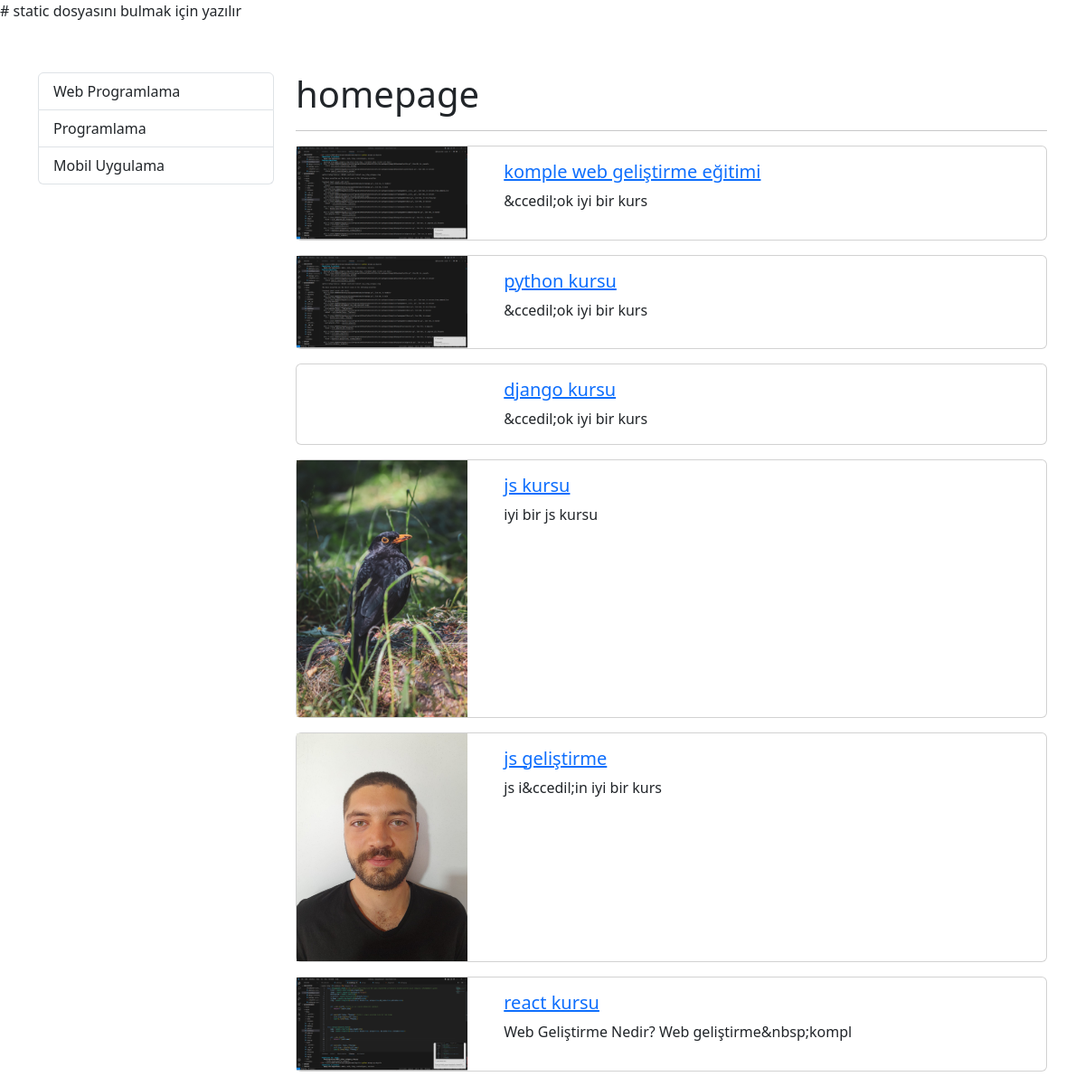
The page / on the database its author committed.
### blog/models.py (models this page shows, shortened)
class Category(models.Model):
    name = models.CharField(max_length=150)
    slug = models.SlugField(null=False, blank=True, db_index=True, editable=False) #bi sıkıntı var ama hayırlısı

class Blog(models.Model): #12.satıra kadar blog için bir alan oluşturduk ve bunların içinde nelerin nasıl olmasını istediğimizi yazdık
    title = models.CharField(max_length=200)
    image = models.ImageField(upload_to="blogs")#models.FileField  bu kodda olurdu fakat bu bütün dosyaları eklemeye yarar. Imagefield sadece resim ekelmek için yazılır
    description = RichTextField()
    is_active = models.BooleanField(default=False)
    is_home = models.BooleanField(default=False)
    slug = models.SlugField(null=False, blank=True, unique=True,db_index=True,editable=False)
    category = models.ForeignKey(Category,default=1, on_delete=models.CASCADE)

### blog/views.py (the view)
# urls.py: path("", views.index, name="home" ),
def index(request):
    context = {
        "blogs": Blog.objects.filter(is_home=True,is_active=True),
        "categories": Category.objects.all()
    }
    return render(request,"blog/index.html",context)

### blog/templates/blog/index.html (shortened to what this page needs)
{% extends "base.html" %}
{%load static%}  # static dosyasını bulmak için yazılır
{%block css_files %}
        <link rel="stylesheet" href="{% static 'blog/css/style.css'%}">
{%endblock%}
{%block content%}
<div class="container">
        <div class="row">
            <div class="col-3">
                {% include 'partials/_categories.html' %}
            </div>
            <div class="col-9">
                <h1 class="">homepage</h1>
                <hr>
                {% for blog in blogs %}
                        {% if blog.is_home and blog.is_active %}
                                {% include 'blog/partials/_blog.html' %}
                        {% endif %}
                {% endfor %}
            </div>
        </div>
    </div>
{%endblock%}

### templates/base.html (shortened to what this page needs)
{%load static%} # static dosyasını bulmak için yazılır
<html lang="en">
<head>
    <link rel="stylesheet" href="{% static 'css/bootstrap.min.css' %}">
    <link rel="stylesheet" href="{% static 'css/base.css' %}">
    {% block css_files %} {% endblock %}
</head>
<body>
    {% include 'partials/_navbar.html' %}
    {%block content%}{%endblock%}
</body>
</html>

### templates/partials/_navbar.html
<nav class="navbar navbar-dark bg-primay navbar-expand-lg">
    <div class = 'container' >
        <a class="navbar-brand" href="{% url 'home' %}">Blogg</a>
        <ul class="navbar-nav me-auto">
            <li class="nav-item" >
                <a class="nav-link" href="{% url 'home' %}">home</a>
            </li>
            <li class="nav-item" >
                <a class="nav-link" href="{% url 'blogs' %}">Blogs</a>
            </li>
        </ul>
    </div>
</nav>

### templates/partials/_categories.html
<div class="list-group">
    {% for category in categories %}
        {% if category.slug == selected_category %}
            <a class="list-group-item list-group-item-action active" href="{% url "blogs_by_category"  category.slug %}">{{ category.name|title }}</a>
        {% else %}
            <a class="list-group-item list-group-item-action " href="{% url "blogs_by_category"  category.slug %}">{{ category.name|title }}</a>
        {% endif %}
    {% endfor %}
</div>

### blog/templates/blog/partials/_blog.html
{%load static%}
<div class="card mb-3">
    <div class="row">
        <div class="col-md-3">
            <img src="{{ blog.image.url }}" alt="" class="img-fluid">
        </div>
        <div class="col-md-9">
            <div class="card-body">
                <h5 class="card-title">
                    <a href="{% url 'blog_details' blog.slug %}">
                    {{blog.title}}
                </a>
                </h5>
                <p class="card-text"> {{ blog.description|striptags|slice:"0:50" }} </p>
            </div>
        </div>
    </div>
</div>

### rows shown on the page
Category: name "Web Programlama"
Category: name "Programlama"
Category: name "Mobil Uygulama"
Blog: image (picture), title "komple web geliştirme eğitimi", description "&ccedil;ok iyi bir kurs"
Blog: image (picture), title "python kursu", description "&ccedil;ok iyi bir kurs"
Blog: title "django kursu", description "&ccedil;ok iyi bir kurs"
Blog: image (picture), title "js kursu", description "iyi bir js kursu"
Blog: image (picture), title "js geliştirme", description "js i&ccedil;in iyi bir kurs"
Blog: image (picture), title "react kursu", description "Web Geliştirme Nedir? Web geliştirme&nbsp;kompl"
